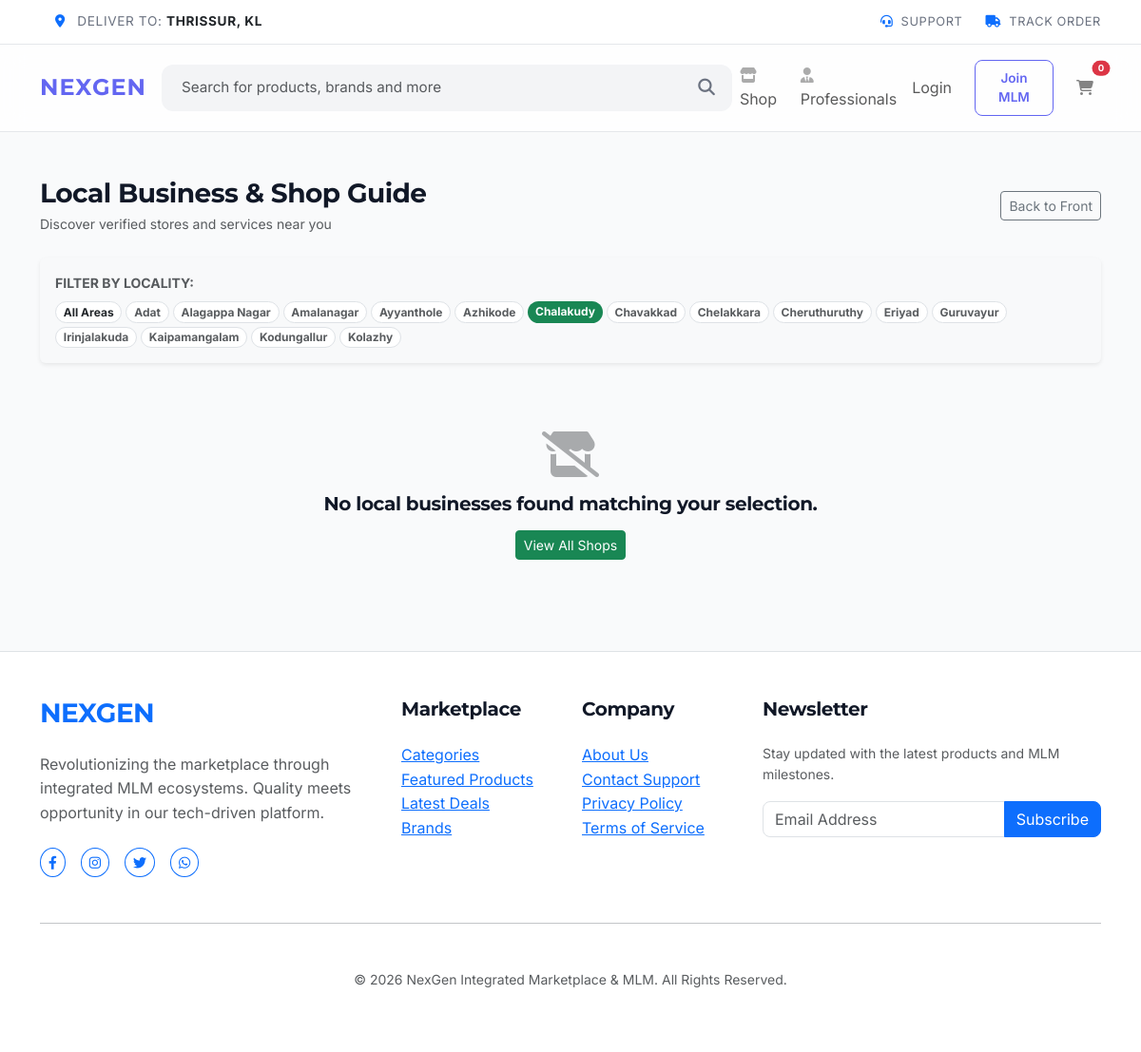
Page /localguide.php?place=Chalakudy on the earlier database version.
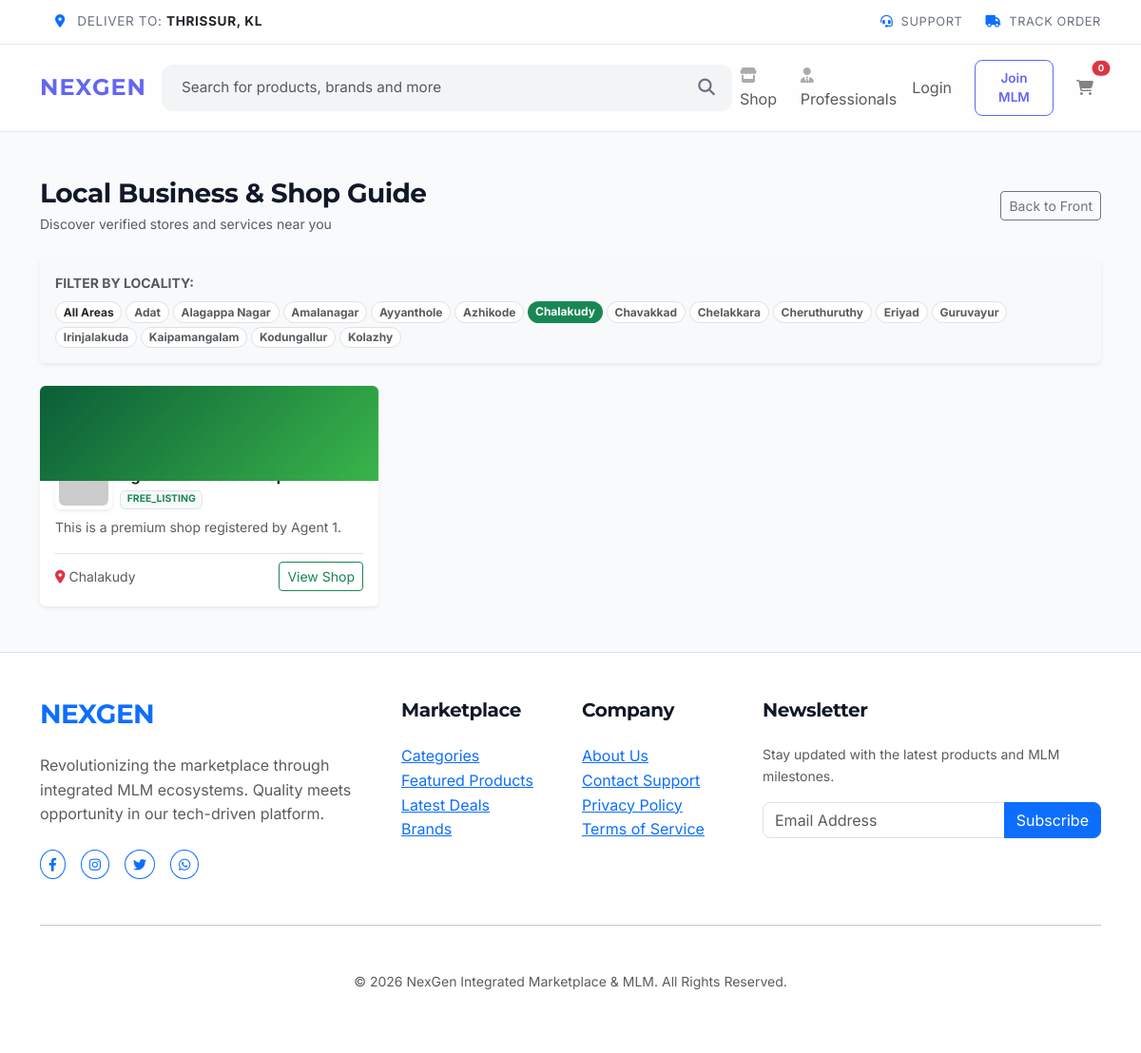
Same page on the later database version.
### tables this page shows
CREATE TABLE shops (
    id INTEGER PRIMARY KEY AUTOINCREMENT,
    owner_id INTEGER NOT NULL,
    name TEXT NOT NULL,
    description TEXT,
    logo TEXT,
    wallpaper TEXT,
    meta_keywords TEXT,
    og_title TEXT,
    og_description TEXT,
    locality TEXT,
    category TEXT,
    created_at DATETIME DEFAULT CURRENT_TIMESTAMP, type TEXT CHECK(type IN ('privilege', 'classic', 'free_listing')) DEFAULT 'free_listing', social_links TEXT, address TEXT, city TEXT, district TEXT, pincode TEXT, added_by_agent_id INTEGER REFERENCES users(id), "show_on_front",
    FOREIGN KEY (owner_id) REFERENCES users(id)
);

### includes/config.php (called while the page is built, shortened)
<?php
function e($text) {
    return htmlspecialchars($text ?? '', ENT_QUOTES, 'UTF-8');
}
?>

### localguide.php (the view, shortened to what this page needs)
<?php
require_once 'includes/config.php';
$place = $_GET['place'] ?? '';
$query = "SELECT s.*, u.username as owner_name FROM shops s JOIN users u ON s.owner_id = u.id WHERE 1=1";
$params = [];
if ($place) {
    $query .= " AND s.locality = ?";
    $params[] = $place;
}
$query .= " ORDER BY (s.type = 'privilege' OR s.type = 'classic' OR s.type = 'paid') DESC, s.name ASC";
$stmt = $pdo->prepare($query);
$stmt->execute($params);
$shops = $stmt->fetchAll();
$localities = $pdo->query("SELECT name FROM localities ORDER BY name ASC")->fetchAll(PDO::FETCH_COLUMN);
require_once 'includes/header.php';
?>
<div class="container my-5">
    <div class="d-flex justify-content-between align-items-center mb-4">
        <div>
            <h1 class="h3 fw-bold mb-1">Local Business &amp; Shop Guide</h1>
            <p class="text-muted small mb-0">Discover verified stores and services near you</p>
        </div>
        <a href="index.php" class="btn btn-sm btn-outline-secondary">Back to Front</a>
    </div>
    <div class="card p-3 shadow-sm border-0 mb-4 bg-light">
        <div class="d-flex align-items-center justify-content-between flex-wrap gap-2">
            <span class="small fw-bold text-muted text-uppercase">Filter by Locality:</span>
            <div class="d-flex flex-wrap gap-1">
                <a href="localguide.php" class="badge rounded-pill text-decoration-none <?php echo empty($place) ? 'bg-success text-white' : 'bg-white text-dark border'; ?>">All Areas</a>
                <?php foreach(array_slice($localities, 0, 15) as $loc): ?>
                    <a href="localguide.php?place=<?php echo urlencode($loc); ?>" class="badge rounded-pill text-decoration-none <?php echo $place === $loc ? 'bg-success text-white' : 'bg-white text-muted border'; ?>">
                        <?php echo e($loc); ?>
                    </a>
                <?php endforeach; ?>
            </div>
        </div>
    </div>
    <div class="row g-4">
        <?php if(empty($shops)): ?>
            <div class="col-12 text-center py-5">
                <i class="fas fa-store-slash fa-3x text-muted mb-3 opacity-50"></i>
                <h5>No local businesses found matching your selection.</h5>
                <a href="localguide.php" class="btn btn-sm btn-success mt-2">View All Shops</a>
            </div>
        <?php else: foreach($shops as $shop): ?>
            <div class="col-lg-4 col-md-6">
                <div class="card h-100 shadow-sm border-0 overflow-hidden">
                    <div style="height: 100px; background: linear-gradient(135deg, #0b5d38, #39b54a);" class="position-relative">
                    </div>
                    <div class="card-body p-3 pt-0">
                        <div class="d-flex align-items-end mb-2" style="margin-top: -30px;">
                            <div class="bg-white p-1 rounded shadow-sm me-2" style="width: 60px; height: 60px;">
                                <img src="<?php echo e($shop['logo'] ? BASE_URL . '/' . $shop['logo'] : 'https://picsum.photos/seed/' . $shop['id'] . '/100/100'); ?>" class="w-100 h-100 object-fit-contain rounded">
                            </div>
                            <div>
                                <h6 class="fw-bold mb-0 text-dark"><?php echo e($shop['name']); ?></h6>
                                <small class="badge bg-light text-success border" style="font-size: 0.65rem;"><?php echo e(strtoupper($shop['type'])); ?></small>
                            </div>
                        </div>
                        <p class="small text-muted mb-3 line-clamp-2" style="display:-webkit-box;-webkit-line-clamp:2;-webkit-box-orient:vertical;overflow:hidden;">
                            <?php echo e($shop['description'] ?: 'Leading merchant offering products and services.'); ?>
                        </p>
                        <div class="d-flex justify-content-between align-items-center pt-2 border-top small text-muted">
                            <span><i class="fas fa-map-marker-alt me-1 text-danger"></i><?php echo e($shop['locality'] ?: 'All Localities'); ?></span>
                            <a href="shop_detail.php?id=<?php echo $shop['id']; ?>" class="btn btn-sm btn-outline-success">View Shop</a>
                        </div>
                    </div>
                </div>
            </div>
        <?php endforeach; endif; ?>
    </div>
</div>
<?php require_once 'includes/footer.php'; ?>

Differences in the rows shown:
added shops: name "Agent 1's Master Shop", type "FREE_LISTING", description "This is a premium shop registered by Agent 1.", locality "Chalakudy"
Other differences:
text no longer shown: "No local businesses found matching your selection. View All Shops"
